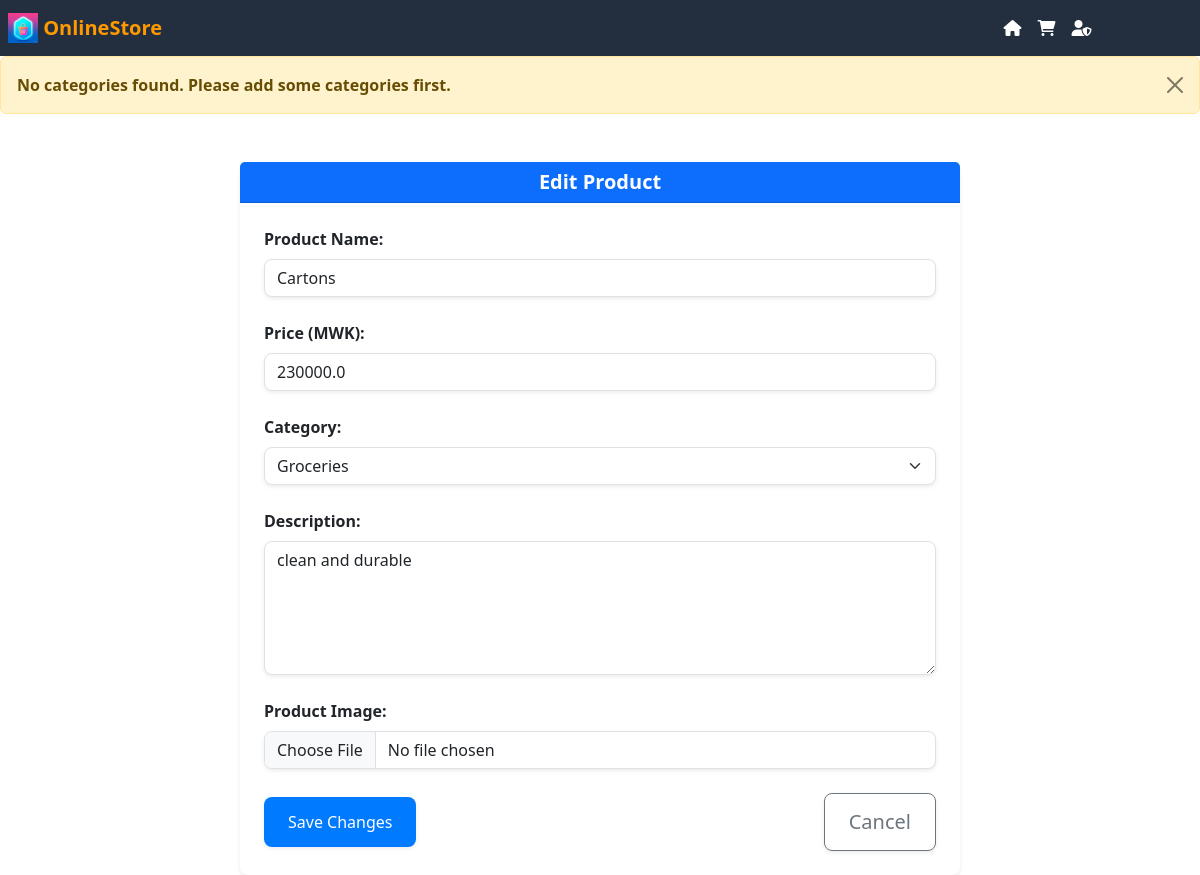
Screenshot of /edit/1 with the database file from the repository.
### app.py (models this page shows, shortened)
class Product(db.Model):
    id = db.Column(db.Integer, primary_key=True)
    name = db.Column(db.String(255), nullable=False)
    price = db.Column(db.Float, nullable=False)
    description = db.Column(db.String(500), nullable=True)
    image_data = db.Column(db.LargeBinary, nullable=True)  # Store image as binary data
    category_id = db.Column(db.Integer, db.ForeignKey('category.id'), nullable=False)
    category = db.relationship('Category', backref='products', lazy=True)

### app.py (the view, shortened to what this page needs)
@app.route('/edit/<int:product_id>', methods=['GET', 'POST'])
def edit_product(product_id):
    product = Product.query.get_or_404(product_id)
    categories = Category.query.all()
    if not categories:
        flash('No categories found. Please add some categories first.', 'error')
    return render_template('edit_product.html', product=product, categories=CATEGORIES)

### templates/edit_product.html (shortened to what this page needs)
{% extends "base.html" %}
{% block content %}
<div class="container mt-5">
    <div class="row justify-content-center">
        <div class="col-md-8">
            <div class="card shadow-sm border-0">
                <div class="card-header bg-primary text-white">
                    <h3 class="card-title text-center mb-0">Edit Product</h3>
                </div>
                <div class="card-body">
                    <form action="{{ url_for('edit_product', product_id=product.id) }}" method="POST" enctype="multipart/form-data">
                        <div class="mb-4">
                            <label for="name" class="form-label">Product Name:</label>
                            <input
                                type="text"
                                id="name"
                                name="name"
                                class="form-control rounded-3 shadow-sm"
                                value="{{ product.name }}"
                                required
                                placeholder="Enter product name">
                        </div>
                        <div class="mb-4">
                            <label for="price" class="form-label">Price (MWK):</label>
                            <input
                                type="number"
                                id="price"
                                name="price"
                                class="form-control rounded-3 shadow-sm"
                                step="0.01"
                                value="{{ product.price }}"
                                required
                                placeholder="Enter product price">
                        </div>
                        <div class="mb-4">
                            <label for="category" class="form-label">Category:</label>
                            <select
                                id="category"
                                name="category"
                                class="form-select rounded-3 shadow-sm"
                                required>
                                {% for category in categories %}
                                    <option
                                        value="{{ category.id }}"
                                        {% if category.id == product.category_id %}selected{% endif %}>
                                        {{ category.name }}
                                    </option>
                                {% endfor %}
                            </select>
                        </div>
                        <div class="mb-4">
                            <label for="description" class="form-label">Description:</label>
                            <textarea
                                id="description"
                                name="description"
                                class="form-control rounded-3 shadow-sm"
                                rows="5"
                                placeholder="Enter product description">{{ product.description }}</textarea>
                        </div>
                        <div class="mb-4">
                            <label for="image" class="form-label">Product Image:</label>
                            <input
                                type="file"
                                id="image"
                                name="image"
                                class="form-control rounded-3 shadow-sm"
                                accept="image/*">
                        </div>
                        <div class="d-flex justify-content-between align-items-center">
                            <button type="submit" class="btn btn-primary btn-lg rounded-3 shadow-sm">
                                Save Changes
                            </button>
                            <a href="{{ url_for('admin') }}" class="btn btn-outline-secondary btn-lg rounded-3 shadow-sm">
                                Cancel
                            </a>
                        </div>
                    </form>
                </div>
            </div>
        </div>
    </div>
</div>
{% endblock %}

### templates/base.html (shortened to what this page needs)
<!DOCTYPE html>
<html lang="en">
<head>
    <link href="https://cdn.jsdelivr.net/npm/bootstrap@5.3.0-alpha1/dist/css/bootstrap.min.css" rel="stylesheet">
    <link rel="stylesheet" href="{{ url_for('static', filename='css/style.css') }}">
    <link href="https://cdnjs.cloudflare.com/ajax/libs/font-awesome/6.0.0-beta3/css/all.min.css" rel="stylesheet">
</head>
<body>
    <nav class="navbar navbar-expand-md navbar-dark">
        <a class="navbar-brand" style="margin-left: 8px; border-radius: 3px;" href="/">
            <img src="{{ url_for('static', filename='icon/WhatsApp Image 2025-01-12 at 17.59.37_75e8cc97.jpg') }}" alt="Online Store" width="30" height="30" class="d-inline-block align-top">
            OnlineStore
        </a>
        <div class="collapse navbar-collapse" id="navbarNav">
            <ul class="navbar-nav mv-auto">
                <li class="nav-item"><a class="nav-link" href="/"><i class="fas fa-home"></i></a></li>
                <li class="nav-item"><a class="nav-link" href="{{ url_for('cart') }}"><i class="fas fa-shopping-cart"></i></a></li>
                <li class="nav-item"><a class="nav-link" href="{{ url_for('login') }}"><i class="fas fa-user-shield"></i></a></li>
            </ul>
        </div>
    </nav>
    {% with messages = get_flashed_messages() %}
    {% if messages %}
        <div class="alert alert-warning alert-dismissible fade show" role="alert">
            <strong>{{ messages[0] }}</strong>
            <button type="button" class="btn-close" data-bs-dismiss="alert" aria-label="Close"></button>
        </div>
    {% endif %}
    {% endwith %}
    <div class="container mt-4">
        {% block content %}{% endblock %}
    </div>
</body>
</html>

### static/css/style.css (style rules this page uses)
.container { position: relative; }
.card { border-radius: 8px; box-shadow: 0 4px 8px rgba(0, 0, 0, 0.1); }
.card-body { padding: 1.5rem; }
.card-title { font-size: 1.25rem; font-weight: bold; }
.btn-primary { background-color: #007bff; border: none; font-size: 1rem; padding: 0.75rem 1.5rem; }
.card-header { font-size: 1.5rem; font-weight: bold; }
.form-label { font-weight: 600; }
.btn-lg { padding: 0.8rem 1.5rem; }
.alert { font-size: 1rem; }

### templates/base.html (style rules this page uses)
.navbar { background-color: #232F3E; }
.navbar-brand { font-weight: bold; color: #FF9900; }
.navbar-nav .nav-link { color: #FFFFFF; }
.navbar-nav { position: relative; left: 80%; }

### rows the page displays
Product: name "Cartons", price "230000.0", category "Groceries", description "clean and durable"

### other values shown
{{ messages[0] }} "No categories found. Please add some categories first."
